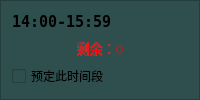
     <widget class="QFrame" name="frame_timer4">
      <property name="styleSheet">
       <string notr="true">background:rgb(47, 79, 79)</string>
      </property>
      <property name="frameShape">
       <enum>QFrame::StyledPanel</enum>
      </property>
      <property name="frameShadow">
       <enum>QFrame::Raised</enum>
      </property>
      <layout class="QGridLayout" name="gridLayout_7">
       <item row="0" column="0">
        <widget class="QLabel" name="label1_timer4">
         <property name="font">
          <font>
           <family>Terminal</family>
           <pointsize>11</pointsize>
           <weight>75</weight>
           <bold>true</bold>
          </font>
         </property>
         <property name="text">
          <string>14:00-15:59</string>
         </property>
        </widget>
       </item>
       <item row="1" column="0">
        <widget class="QLabel" name="label2_timer4">
         <property name="palette">
          <palette>
           <active>
            <colorrole role="WindowText">
             <brush brushstyle="SolidPattern">
              <color alpha="255">
               <red>255</red>
               <green>0</green>
               <blue>0</blue>
              </color>
             </brush>
            </colorrole>
            <colorrole role="Button">
             <brush brushstyle="SolidPattern">
              <color alpha="255">
               <red>47</red>
               <green>79</green>
               <blue>79</blue>
              </color>
             </brush>
            </colorrole>
            <colorrole role="Text">
             <brush brushstyle="SolidPattern">
              <color alpha="255">
               <red>255</red>
               <green>0</green>
               <blue>0</blue>
              </color>
             </brush>
            </colorrole>
            <colorrole role="ButtonText">
             <brush brushstyle="SolidPattern">
              <color alpha="255">
               <red>255</red>
               <green>0</green>
               <blue>0</blue>
              </color>
             </brush>
            </colorrole>
            <colorrole role="Base">
             <brush brushstyle="SolidPattern">
              <color alpha="255">
               <red>47</red>
               <green>79</green>
               <blue>79</blue>
              </color>
             </brush>
            </colorrole>
            <colorrole role="Window">
             <brush brushstyle="SolidPattern">
              <color alpha="255">
               <red>47</red>
               <green>79</green>
               <blue>79</blue>
              </color>
             </brush>
            </colorrole>
            <colorrole role="PlaceholderText">
             <brush brushstyle="NoBrush">
              <color alpha="128">
               <red>255</red>
               <green>0</green>
               <blue>0</blue>
              </color>
             </brush>
            </colorrole>
           </active>
           <inactive>
            <colorrole role="WindowText">
             <brush brushstyle="SolidPattern">
              <color alpha="255">
               <red>255</red>
               <green>0</green>
               <blue>0</blue>
              </color>
             </brush>
            </colorrole>
            <colorrole role="Button">
             <brush brushstyle="SolidPattern">
              <color alpha="255">
               <red>47</red>
               <green>79</green>
               <blue>79</blue>
              </color>
             </brush>
            </colorrole>
            <colorrole role="Text">
             <brush brushstyle="SolidPattern">
              <color alpha="255">
               <red>255</red>
               <green>0</green>
               <blue>0</blue>
              </color>
             </brush>
            </colorrole>
            <colorrole role="ButtonText">
             <brush brushstyle="SolidPattern">
              <color alpha="255">
               <red>255</red>
               <green>0</green>
               <blue>0</blue>
              </color>
             </brush>
            </colorrole>
            <colorrole role="Base">
             <brush brushstyle="SolidPattern">
              <color alpha="255">
               <red>47</red>
               <green>79</green>
               <blue>79</blue>
              </color>
             </brush>
            </colorrole>
            <colorrole role="Window">
             <brush brushstyle="SolidPattern">
              <color alpha="255">
               <red>47</red>
               <green>79</green>
               <blue>79</blue>
              </color>
             </brush>
            </colorrole>
            <colorrole role="PlaceholderText">
             <brush brushstyle="NoBrush">
              <color alpha="128">
               <red>255</red>
               <green>0</green>
               <blue>0</blue>
              </color>
             </brush>
            </colorrole>
           </inactive>
           <disabled>
            <colorrole role="WindowText">
             <brush brushstyle="SolidPattern">
              <color alpha="255">
               <red>255</red>
               <green>0</green>
               <blue>0</blue>
              </color>
             </brush>
            </colorrole>
            <colorrole role="Button">
             <brush brushstyle="SolidPattern">
              <color alpha="255">
               <red>47</red>
               <green>79</green>
               <blue>79</blue>
              </color>
             </brush>
            </colorrole>
            <colorrole role="Text">
             <brush brushstyle="SolidPattern">
              <color alpha="255">
               <red>255</red>
               <green>0</green>
               <blue>0</blue>
              </color>
             </brush>
            </colorrole>
            <colorrole role="ButtonText">
             <brush brushstyle="SolidPattern">
              <color alpha="255">
               <red>255</red>
               <green>0</green>
               <blue>0</blue>
              </color>
             </brush>
            </colorrole>
            <colorrole role="Base">
             <brush brushstyle="SolidPattern">
              <color alpha="255">
               <red>47</red>
               <green>79</green>
               <blue>79</blue>
              </color>
             </brush>
            </colorrole>
            <colorrole role="Window">
             <brush brushstyle="SolidPattern">
              <color alpha="255">
               <red>47</red>
               <green>79</green>
               <blue>79</blue>
              </color>
             </brush>
            </colorrole>
            <colorrole role="PlaceholderText">
             <brush brushstyle="NoBrush">
              <color alpha="128">
               <red>255</red>
               <green>0</green>
               <blue>0</blue>
              </color>
             </brush>
            </colorrole>
           </disabled>
          </palette>
         </property>
         <property name="font">
          <font>
           <family>华文琥珀</family>
           <pointsize>10</pointsize>
           <underline>false</underline>
           <strikeout>false</strikeout>
          </font>
         </property>
         <property name="styleSheet">
          <string notr="true">color: rgb(255, 0, 0)</string>
         </property>
         <property name="text">
          <string>剩余：0</string>
         </property>
         <property name="alignment">
          <set>Qt::AlignCenter</set>
         </property>
        </widget>
       </item>
       <item row="2" column="0">
        <widget class="QCheckBox" name="checkBox_timer4">
         <property name="font">
          <font>
           <family>华光综艺_CNKI</family>
          </font>
         </property>
         <property name="text">
          <string>预定此时间段</string>
         </property>
        </widget>
       </item>
      </layout>
     </widget>
